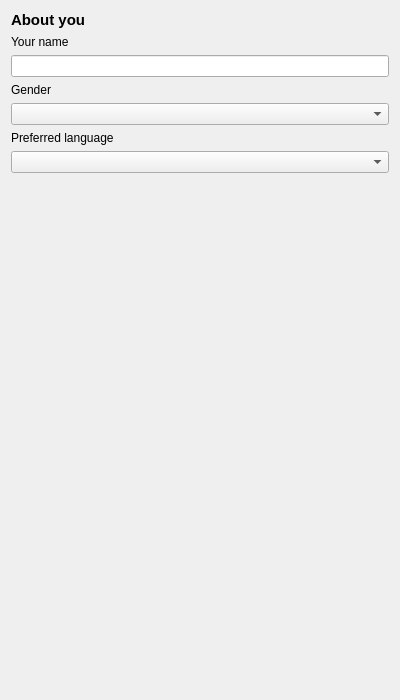
<?xml version="1.0" encoding="UTF-8"?>
<ui version="4.0">
 <class>Form</class>
 <widget class="QWidget" name="Form">
  <property name="geometry">
   <rect>
    <x>0</x>
    <y>0</y>
    <width>400</width>
    <height>700</height>
   </rect>
  </property>
  <property name="windowTitle">
   <string>Form</string>
  </property>
  <layout class="QGridLayout" name="gridLayout">
   <item row="7" column="0">
    <spacer name="verticalSpacer">
     <property name="orientation">
      <enum>Qt::Vertical</enum>
     </property>
     <property name="sizeHint" stdset="0">
      <size>
       <width>20</width>
       <height>40</height>
      </size>
     </property>
    </spacer>
   </item>
   <item row="5" column="0">
    <widget class="QLabel" name="label_4">
     <property name="text">
      <string>Preferred language</string>
     </property>
    </widget>
   </item>
   <item row="1" column="0">
    <widget class="QLabel" name="label_2">
     <property name="text">
      <string>Your name</string>
     </property>
    </widget>
   </item>
   <item row="4" column="0">
    <widget class="QComboBox" name="comboBox"/>
   </item>
   <item row="2" column="0">
    <widget class="QLineEdit" name="lineEdit"/>
   </item>
   <item row="6" column="0">
    <widget class="QComboBox" name="comboBox_2"/>
   </item>
   <item row="3" column="0">
    <widget class="QLabel" name="label_3">
     <property name="text">
      <string>Gender</string>
     </property>
    </widget>
   </item>
   <item row="0" column="0">
    <widget class="QLabel" name="label">
     <property name="font">
      <font>
       <pointsize>11</pointsize>
       <bold>true</bold>
      </font>
     </property>
     <property name="text">
      <string>About you</string>
     </property>
    </widget>
   </item>
  </layout>
 </widget>
 <resources/>
 <connections/>
</ui>
